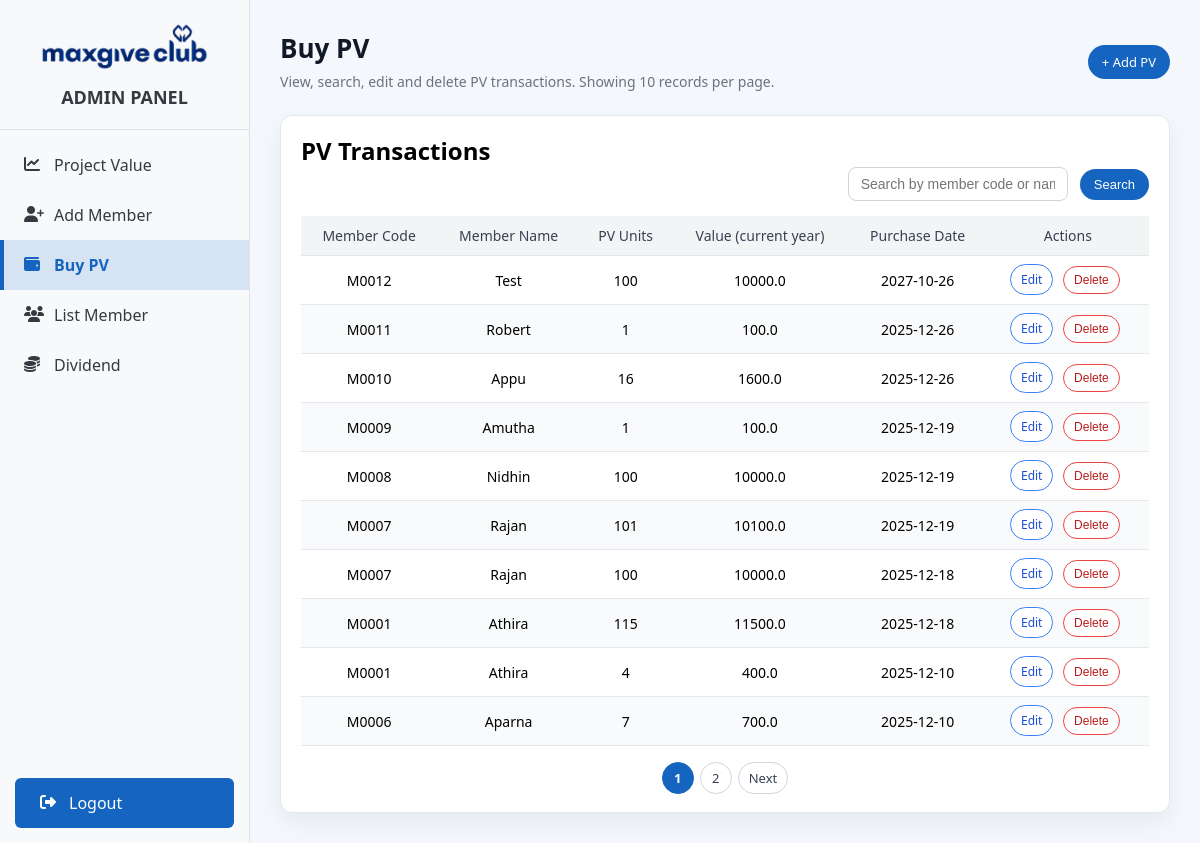
Page /buy-pv/ on the earlier database version.
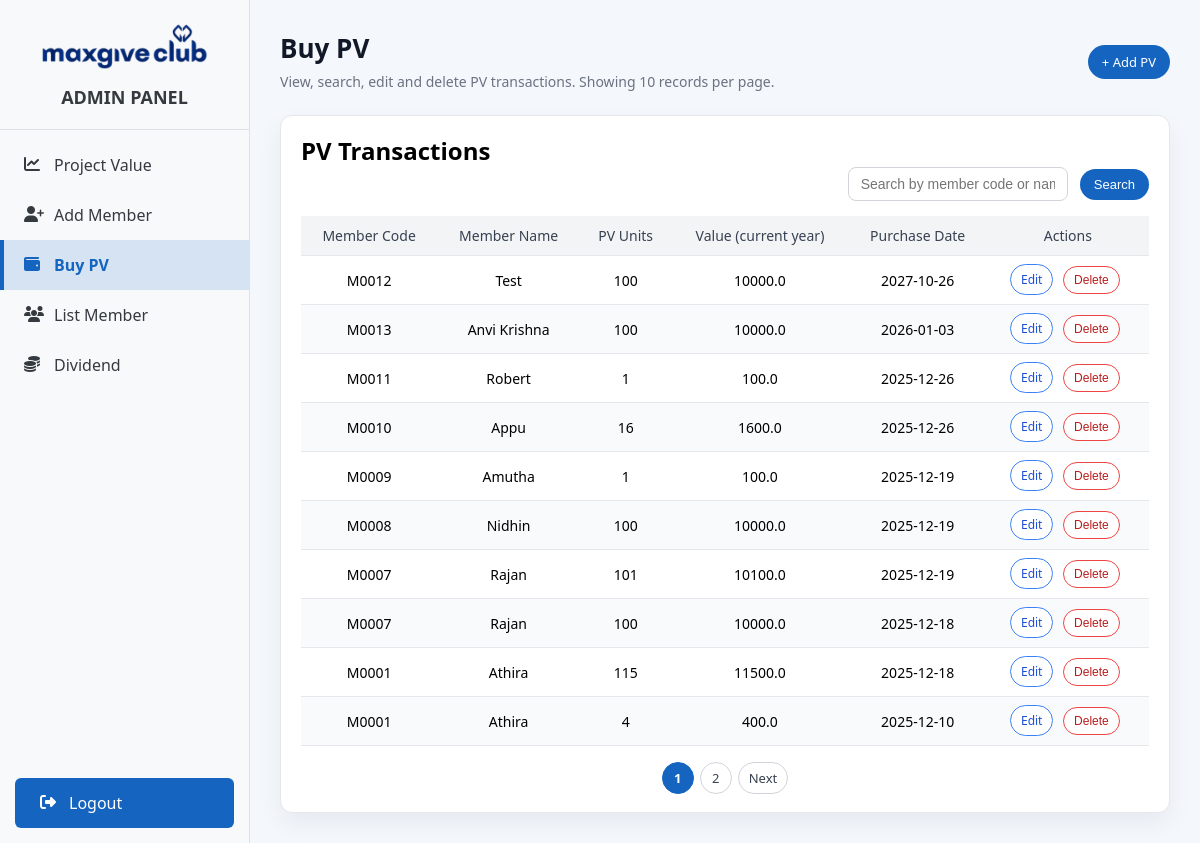
Same page on the later database version.
### clubapp/models.py (models this page shows, shortened)
class PVTransaction(models.Model):
    member = models.ForeignKey("Member", on_delete=models.CASCADE, related_name="pv_transactions")
    pv_units = models.PositiveIntegerField()
    purchase_date = models.DateTimeField(auto_now_add=True)
    @property
    def current_value_per_pv(self) -> float:
        year = timezone.now().year
        return get_pv_value_for_year(year)
    @property
    def current_total_value(self) -> float:
        return round(self.pv_units * self.current_value_per_pv, 2)

class Member(models.Model):
    member_code = models.CharField(max_length=10, unique=True, blank=True)
    full_name = models.CharField(max_length=200)
    email = models.EmailField(unique=True)
    phone_number = models.CharField(max_length=20, blank=True)
    address = models.CharField(max_length=255, blank=True)
    password = models.CharField(max_length=128, blank=True)
    join_date = models.DateTimeField(auto_now_add=True)

### clubapp/views.py (the view)
# urls.py: path("buy-pv/", views.buy_pv_list, name="buy_pv_list"),
def buy_pv_list(request):
    q = request.GET.get("q", "")
    qs = PVTransaction.objects.select_related("member").order_by("-purchase_date")
    if q:
        qs = qs.filter(Q(member__full_name__icontains=q) | Q(member__member_code__icontains=q))
    paginator = Paginator(qs, 10)
    page_obj = paginator.get_page(request.GET.get("page"))
    return render(request, "buy_pv_list.html", {"page_obj": page_obj, "query": q})

### clubapp/models.py (called while the page is built)
def get_pv_value_for_year(target_year: int, base_year: int = 2026, base_value: float = 100.0) -> float:
    value = float(base_value)
    if target_year <= base_year:
        return round(value, 2)
    years_after = target_year - base_year
    for i in range(1, years_after + 1):
        yearly_rate = (7 + i) / 100.0  # 1 -> 8%, 2 -> 9%, ...
        value *= (1 + yearly_rate)
    return round(value, 2)

### clubapp/templates/buy_pv_list.html (shortened to what this page needs)
{% extends 'admin_dashboard.html' %}
{% load static %}
{% block content %}
<div class="pv-page">
    <div class="pv-header">
        <div>
            <h1>Buy PV</h1>
            <p class="pv-subtitle">
                View, search, edit and delete PV transactions. Showing 10 records per page.
            </p>
        </div>
        <div>
            <a href="{% url 'buy_pv_add' %}" class="btn-primary">+ Add PV</a>
        </div>
    </div>
    <div class="pv-card">
        <h2>PV Transactions</h2>
        <form method="get" class="search-form" style="margin-bottom: 15px; text-align: right;">
            <input type="text"
                   name="q"
                   placeholder="Search by member code or name"
                   value="{{ query }}"
                   class="search-input">
            <button type="submit" class="btn-primary">Search</button>
        </form>
        <div class="table-wrapper">
            <table class="pv-table">
                <thead>
                    <tr>
                        <th>Member Code</th>
                        <th>Member Name</th>
                        <th>PV Units</th>
                        <th>Value (current year)</th>
                        <th>Purchase Date</th>
                        <th>Actions</th>
                    </tr>
                </thead>
                <tbody>
                    {% for tx in page_obj %}
                    <tr>
                        <td>{{ tx.member.member_code }}</td>
                        <td>{{ tx.member.full_name }}</td>
                        <td>{{ tx.pv_units }}</td>
                        <td>{{ tx.current_total_value }}</td>
                        <td>{{ tx.purchase_date|date:"Y-m-d" }}</td>
                        <td>
                            <a href="{% url 'buy_pv_edit' tx.pk %}" class="link-btn">Edit</a>
                            <form method="POST"
                                  action="{% url 'buy_pv_delete' tx.pk %}"
                                  style="display:inline;"
                                  onsubmit="return confirm('Delete {{ tx.pv_units }} PV for {{ tx.member.member_code }}?');">
                                <button type="submit" class="link-btn danger">
                                    Delete
                                </button>
                            </form>
                        </td>
                    </tr>
                    {% empty %}
                    <tr>
                        <td colspan="6">No PV transactions found.</td>
                    </tr>
                    {% endfor %}
                </tbody>
            </table>
        </div>
        {% if page_obj.paginator.num_pages > 1 %}
        <div class="pagination">
            {% for num in page_obj.paginator.page_range %}
                {% if num == page_obj.number %}
                    <span class="page-link active">{{ num }}</span>
                {% else %}
                    <a href="?page={{ num }}{% if query %}&q={{ query }}{% endif %}"
                       class="page-link">{{ num }}</a>
                {% endif %}
            {% endfor %}
            {% if page_obj.has_next %}
                <a href="?page={{ page_obj.next_page_number }}{% if query %}&q={{ query }}{% endif %}"
                   class="page-link">Next</a>
            {% endif %}
        </div>
        {% endif %}
    </div>
</div>
{% endblock %}

Differences in the rows shown:
no longer on this page (row unchanged): PVTransaction: member.member_code "M0006", member.full_name "Aparna", pv_units "7", current_total_value "700.0", purchase_date "2025-12-10"
added PVTransaction: member.member_code "M0013", member.full_name "Anvi Krishna", pv_units "100", current_total_value "10000.0", purchase_date "2026-01-03"
